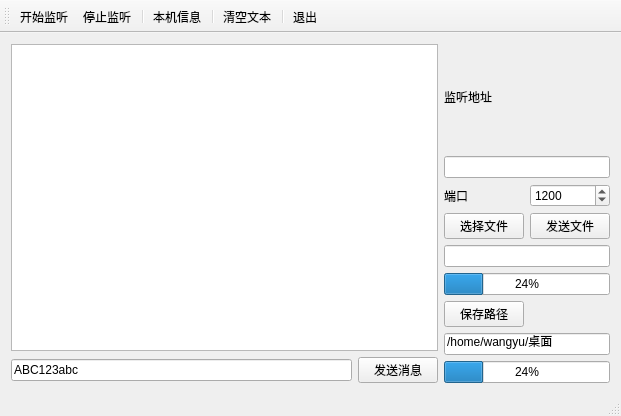
<?xml version="1.0" encoding="UTF-8"?>
<ui version="4.0">
 <class>Server</class>
 <widget class="QMainWindow" name="Server">
  <property name="geometry">
   <rect>
    <x>0</x>
    <y>0</y>
    <width>621</width>
    <height>416</height>
   </rect>
  </property>
  <property name="windowTitle">
   <string>Server</string>
  </property>
  <widget class="QWidget" name="centralWidget">
   <layout class="QHBoxLayout" name="horizontalLayout">
    <item>
     <layout class="QGridLayout" name="gridLayout_2">
      <item row="1" column="0">
       <widget class="QLineEdit" name="editMsg">
        <property name="text">
         <string>ABC123abc</string>
        </property>
       </widget>
      </item>
      <item row="1" column="1">
       <widget class="QPushButton" name="btnSendMsg">
        <property name="text">
         <string>发送消息</string>
        </property>
        <property name="shortcut">
         <string>Return</string>
        </property>
       </widget>
      </item>
      <item row="0" column="0" colspan="2">
       <widget class="QPlainTextEdit" name="plainTextEdit"/>
      </item>
     </layout>
    </item>
    <item>
     <layout class="QGridLayout" name="gridLayout">
      <item row="1" column="0" colspan="3">
       <widget class="QLineEdit" name="editIP"/>
      </item>
      <item row="2" column="0">
       <widget class="QLabel" name="label_2">
        <property name="text">
         <string>端口</string>
        </property>
       </widget>
      </item>
      <item row="2" column="1" colspan="2">
       <widget class="QSpinBox" name="spinPort">
        <property name="maximum">
         <number>100000</number>
        </property>
        <property name="value">
         <number>1200</number>
        </property>
       </widget>
      </item>
      <item row="4" column="0" colspan="3">
       <widget class="QLineEdit" name="editFile"/>
      </item>
      <item row="5" column="0" colspan="3">
       <widget class="QProgressBar" name="progressBar">
        <property name="value">
         <number>24</number>
        </property>
       </widget>
      </item>
      <item row="7" column="0" colspan="3">
       <widget class="QLineEdit" name="editSaveDir">
        <property name="text">
         <string>/home/wangyu/桌面</string>
        </property>
       </widget>
      </item>
      <item row="8" column="0" colspan="3">
       <widget class="QProgressBar" name="progressBar_2">
        <property name="value">
         <number>24</number>
        </property>
       </widget>
      </item>
      <item row="3" column="0">
       <widget class="QPushButton" name="btnSelectFile">
        <property name="text">
         <string>选择文件</string>
        </property>
       </widget>
      </item>
      <item row="3" column="1" colspan="2">
       <widget class="QPushButton" name="btnSendFile">
        <property name="text">
         <string>发送文件</string>
        </property>
       </widget>
      </item>
      <item row="6" column="0">
       <widget class="QPushButton" name="btnSaveDir">
        <property name="text">
         <string>保存路径</string>
        </property>
       </widget>
      </item>
      <item row="0" column="0">
       <widget class="QLabel" name="label">
        <property name="text">
         <string>监听地址</string>
        </property>
       </widget>
      </item>
     </layout>
    </item>
   </layout>
  </widget>
  <widget class="QMenuBar" name="menuBar">
   <property name="geometry">
    <rect>
     <x>0</x>
     <y>0</y>
     <width>621</width>
     <height>22</height>
    </rect>
   </property>
  </widget>
  <widget class="QToolBar" name="mainToolBar">
   <property name="toolButtonStyle">
    <enum>Qt::ToolButtonTextUnderIcon</enum>
   </property>
   <attribute name="toolBarArea">
    <enum>TopToolBarArea</enum>
   </attribute>
   <attribute name="toolBarBreak">
    <bool>false</bool>
   </attribute>
   <addaction name="actStart"/>
   <addaction name="actStop"/>
   <addaction name="separator"/>
   <addaction name="acHostInfo"/>
   <addaction name="separator"/>
   <addaction name="actClear"/>
   <addaction name="separator"/>
   <addaction name="actQuit"/>
  </widget>
  <widget class="QStatusBar" name="statusBar"/>
  <action name="actStart">
   <property name="icon">
    <iconset resource="res.qrc">
     <normaloff>:/images/images/620.bmp</normaloff>:/images/images/620.bmp</iconset>
   </property>
   <property name="text">
    <string>开始监听</string>
   </property>
  </action>
  <action name="actStop">
   <property name="icon">
    <iconset resource="res.qrc">
     <normaloff>:/images/images/624.bmp</normaloff>:/images/images/624.bmp</iconset>
   </property>
   <property name="text">
    <string>停止监听</string>
   </property>
  </action>
  <action name="actClear">
   <property name="icon">
    <iconset resource="res.qrc">
     <normaloff>:/images/images/212.bmp</normaloff>:/images/images/212.bmp</iconset>
   </property>
   <property name="text">
    <string>清空文本</string>
   </property>
  </action>
  <action name="actQuit">
   <property name="icon">
    <iconset resource="res.qrc">
     <normaloff>:/images/images/132.bmp</normaloff>:/images/images/132.bmp</iconset>
   </property>
   <property name="text">
    <string>退出</string>
   </property>
  </action>
  <action name="acHostInfo">
   <property name="icon">
    <iconset resource="res.qrc">
     <normaloff>:/images/images/828.bmp</normaloff>:/images/images/828.bmp</iconset>
   </property>
   <property name="text">
    <string>本机信息</string>
   </property>
  </action>
 </widget>
 <layoutdefault spacing="6" margin="11"/>
 <resources>
  <include location="res.qrc"/>
 </resources>
 <connections>
  <connection>
   <sender>actClear</sender>
   <signal>triggered()</signal>
   <receiver>plainTextEdit</receiver>
   <slot>clear()</slot>
   <hints>
    <hint type="sourcelabel">
     <x>-1</x>
     <y>-1</y>
    </hint>
    <hint type="destinationlabel">
     <x>111</x>
     <y>263</y>
    </hint>
   </hints>
  </connection>
  <connection>
   <sender>actQuit</sender>
   <signal>triggered()</signal>
   <receiver>Server</receiver>
   <slot>close()</slot>
   <hints>
    <hint type="sourcelabel">
     <x>-1</x>
     <y>-1</y>
    </hint>
    <hint type="destinationlabel">
     <x>270</x>
     <y>214</y>
    </hint>
   </hints>
  </connection>
 </connections>
</ui>
